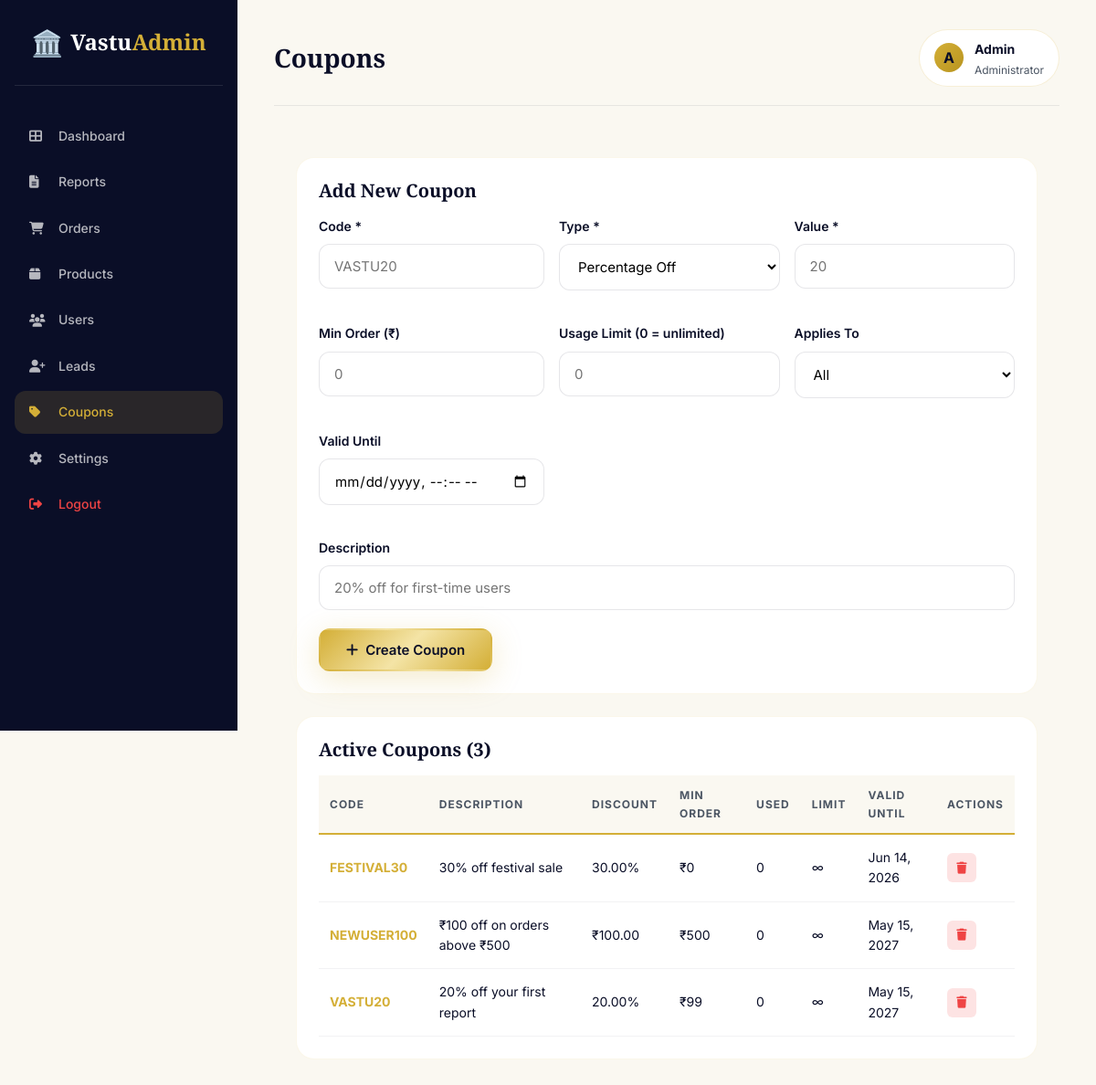
Screenshot of /backend/admin/coupons.php (signed in) with the database file from the repository.
### tables this page shows
CREATE TABLE IF NOT EXISTS users (
    id INT AUTO_INCREMENT PRIMARY KEY,
    name VARCHAR(120) NOT NULL,
    email VARCHAR(160) UNIQUE NOT NULL,
    phone VARCHAR(20),
    city VARCHAR(80),
    password_hash VARCHAR(255),
    role ENUM('user','admin') DEFAULT 'user',
    avatar VARCHAR(255),
    email_verified TINYINT(1) DEFAULT 0,
    phone_verified TINYINT(1) DEFAULT 0,
    last_login DATETIME,
    created_at DATETIME DEFAULT CURRENT_TIMESTAMP,
    updated_at DATETIME DEFAULT CURRENT_TIMESTAMP ON UPDATE CURRENT_TIMESTAMP,
    INDEX idx_email (email),
    INDEX idx_phone (phone)
);

CREATE TABLE IF NOT EXISTS coupons (
    id INT AUTO_INCREMENT PRIMARY KEY,
    code VARCHAR(40) UNIQUE NOT NULL,
    description VARCHAR(200),
    type ENUM('percentage','fixed') DEFAULT 'percentage',
    value DECIMAL(10,2) NOT NULL,
    min_order DECIMAL(10,2) DEFAULT 0,
    max_discount DECIMAL(10,2),
    usage_limit INT DEFAULT 0,
    used_count INT DEFAULT 0,
    valid_from DATETIME,
    valid_until DATETIME,
    applies_to ENUM('all','reports','products') DEFAULT 'all',
    is_active TINYINT(1) DEFAULT 1,
    created_at DATETIME DEFAULT CURRENT_TIMESTAMP,
    INDEX idx_code (code),
    INDEX idx_active (is_active)
);

### backend/includes/auth.php (called while the page is built, shortened)
<?php
function isAdminLoggedIn() {
    return true;
}
function getCurrentAdmin() {
    try {
        return Database::row("SELECT id, name, email, role FROM users WHERE id = ? AND role = 'admin'", [$_SESSION['admin_id']]);
    } catch (Exception $e) {
        return null;
    }
}

### backend/config/database.php (called while the page is built, shortened)
<?php
class Database {
    private static $instance = null;
    private $pdo;
    private function __construct() {
        $dsn = "mysql:host=" . DB_HOST . ";dbname=" . DB_NAME . ";charset=" . DB_CHARSET;
        $options = [
            PDO::ATTR_ERRMODE => PDO::ERRMODE_EXCEPTION,
            PDO::ATTR_DEFAULT_FETCH_MODE => PDO::FETCH_ASSOC,
            PDO::ATTR_EMULATE_PREPARES => false,
        ];
        try {
            $this->pdo = new PDO($dsn, DB_USER, DB_PASS, $options);
        } catch (PDOException $e) {
            if (APP_ENV === 'development') {
                die(json_encode(['success' => false, 'message' => 'DB error: ' . $e->getMessage()]));
            } else {
                die(json_encode(['success' => false, 'message' => 'Database connection failed']));
            }
        }
    }
    public static function getInstance() {
        if (self::$instance === null) {
            self::$instance = new self();
        }
        return self::$instance;
    }
    public function getConnection() {
        return $this->pdo;
    }
    public static function row($sql, $params = []) {
        $stmt = self::getInstance()->getConnection()->prepare($sql);
        $stmt->execute($params);
        return $stmt->fetch();
    }
    public static function all($sql, $params = []) {
        $stmt = self::getInstance()->getConnection()->prepare($sql);
        $stmt->execute($params);
        return $stmt->fetchAll();
    }
}

### backend/admin/coupons.php (the view, shortened to what this page needs)
<?php
$pageTitle = 'Coupons';
$coupons = Database::all("SELECT * FROM coupons WHERE is_active = 1 ORDER BY id DESC");
include '_header.php';
?>
<div class="admin-card">
    <h2 style="margin-bottom:16px;">Add New Coupon</h2>
    <form method="POST">
        <div style="display:grid;grid-template-columns:repeat(3,1fr);gap:16px;">
            <div class="form-group">
                <label>Code *</label>
                <input type="text" name="code" required placeholder="VASTU20" style="text-transform:uppercase;">
            </div>
            <div class="form-group">
                <label>Type *</label>
                <select name="type">
                    <option value="percentage">Percentage Off</option>
                </select>
            </div>
            <div class="form-group">
                <label>Value *</label>
                <input type="number" name="value" required step="0.01" placeholder="20">
            </div>
            <div class="form-group">
                <label>Min Order (₹)</label>
                <input type="number" name="min_order" step="0.01" placeholder="0">
            </div>
            <div class="form-group">
                <label>Usage Limit (0 = unlimited)</label>
                <input type="number" name="usage_limit" placeholder="0">
            </div>
            <div class="form-group">
                <label>Applies To</label>
                <select name="applies_to">
                    <option value="all">All</option>
                </select>
            </div>
            <div class="form-group">
                <label>Valid Until</label>
                <input type="datetime-local" name="valid_until">
            </div>
            <div class="form-group" style="grid-column: 1 / -1;">
                <label>Description</label>
                <input type="text" name="description" placeholder="20% off for first-time users">
            </div>
        </div>
        <button class="btn btn-primary" type="submit"><i class="fas fa-plus"></i> Create Coupon</button>
    </form>
</div>
<div class="admin-card">
    <h2 style="margin-bottom: 16px;">Active Coupons (<?= count($coupons) ?>)</h2>
    <table class="admin-table">
        <thead><tr><th>Code</th><th>Description</th><th>Discount</th><th>Min Order</th><th>Used</th><th>Limit</th><th>Valid Until</th><th>Actions</th></tr></thead>
        <tbody>
            <?php foreach ($coupons as $c): ?>
                <tr>
                    <td><strong style="color:#D4AF37;"><?= $c['code'] ?></strong></td>
                    <td><?= htmlspecialchars($c['description']) ?></td>
                    <td><?= $c['type'] === 'percentage' ? $c['value'] . '%' : '₹' . $c['value'] ?></td>
                    <td>₹<?= number_format($c['min_order'], 0) ?></td>
                    <td><?= $c['used_count'] ?></td>
                    <td><?= $c['usage_limit'] ?: '∞' ?></td>
                    <td><?= $c['valid_until'] ? date('M j, Y', strtotime($c['valid_until'])) : '-' ?></td>
                    <td><a href="?delete=<?= $c['id'] ?>" onclick="return confirmDelete('Disable this coupon?')" class="action-btn delete"><i class="fas fa-trash"></i></a></td>
                </tr>
            <?php endforeach; ?>
        </tbody>
    </table>
</div>
<?php include '_footer.php'; ?>

### backend/admin/_header.php (shortened to what this page needs)
<?php
$currentAdmin = getCurrentAdmin();
$currentPage = basename($_SERVER['SCRIPT_NAME'], '.php');
?>
<!DOCTYPE html>
<html lang="en">
<head>
    <link rel="stylesheet" href="https://cdnjs.cloudflare.com/ajax/libs/font-awesome/6.4.0/css/all.min.css">
    <link rel="stylesheet" href="../../frontend/css/style.css">
    <link rel="stylesheet" href="../../frontend/css/animations.css">
</head>
<body>
<div class="admin-layout">
    <aside class="admin-sidebar">
        <div class="logo">
            <span class="logo-icon">🏛️</span>
            <span class="logo-text">Vastu<span class="gold">Admin</span></span>
        </div>
        <nav class="admin-nav">
            <a href="dashboard.php" class="<?= $currentPage === 'dashboard' ? 'active' : '' ?>"><i class="fas fa-th-large"></i> Dashboard</a>
            <a href="reports.php" class="<?= $currentPage === 'reports' ? 'active' : '' ?>"><i class="fas fa-file-alt"></i> Reports</a>
            <a href="orders.php" class="<?= $currentPage === 'orders' ? 'active' : '' ?>"><i class="fas fa-shopping-cart"></i> Orders</a>
            <a href="products.php" class="<?= $currentPage === 'products' || $currentPage === 'product_edit' ? 'active' : '' ?>"><i class="fas fa-box"></i> Products</a>
            <a href="users.php" class="<?= $currentPage === 'users' ? 'active' : '' ?>"><i class="fas fa-users"></i> Users</a>
            <a href="leads.php" class="<?= $currentPage === 'leads' ? 'active' : '' ?>"><i class="fas fa-user-plus"></i> Leads</a>
            <a href="coupons.php" class="<?= $currentPage === 'coupons' ? 'active' : '' ?>"><i class="fas fa-tag"></i> Coupons</a>
            <a href="settings.php" class="<?= $currentPage === 'settings' ? 'active' : '' ?>"><i class="fas fa-cog"></i> Settings</a>
            <a href="logout.php" style="margin-top: auto; color: #EF4444;"><i class="fas fa-sign-out-alt"></i> Logout</a>
        </nav>
    </aside>
    <main class="admin-main">
        <div class="admin-topbar">
            <h1><?= htmlspecialchars($pageTitle) ?></h1>
            <div class="user-menu">
                <div style="width: 32px; height: 32px; background: linear-gradient(135deg, #D4AF37, #B8941F); border-radius: 50%; display: flex; align-items: center; justify-content: center; color: #0A0E27; font-weight: 700;">
                    <?= strtoupper(substr($currentAdmin['name'] ?? 'A', 0, 1)) ?>
                </div>
                <div>
                    <strong style="font-size: 14px;"><?= htmlspecialchars($currentAdmin['name'] ?? 'Admin') ?></strong>
                    <div style="font-size: 12px; color: #4B5563;">Administrator</div>
                </div>
            </div>
        </div>
        <div class="admin-content">

### frontend/css/style.css (style rules this page uses)
:root { --gold: #D4AF37; --gold-light: #F4E4A6; --gold-dark: #B8941F; --gold-gradient: linear-gradient(135deg, #D4AF37 0%, #F4E4A6 50%, #D4AF37 100%); --dark: #0A0E27; --dark-2: #131938; --dark-3: #1E2548; --white: #FFFFFF; --off-white: #FAF8F1; --cream: #FFF9E6; --gray-100: #F5F5F5; --gray-200: #E5E5E5; --gray-400: #9CA3AF; --gray-600: #4B5563; --gray-800: #1F2937; --success: #10B981; --danger: #EF4444; --warning: #F59E0B; --info: #3B82F6; --shadow-sm: 0 2px 8px rgba(10, 14, 39, 0.08); --shadow-md: 0 8px 24px rgba(10, 14, 39, 0.12); --shadow-lg: 0 16px 48px rgba(10, 14, 39, 0.18); --shadow-gold: 0 8px 32px rgba(212, 175, 55, 0.25); --radius-sm: 8px; --radius-md: 12px; --radius-lg: 20px; --radius-xl: 28px; --transition: all 0.3s cubic-bezier(0.4, 0, 0.2, 1); --font-display: 'Playfair Display', Georgia, serif; --font-body: 'Inter', -apple-system, BlinkMacSystemFont, sans-serif; }
* { margin: 0; padding: 0; box-sizing: border-box; }
html { scroll-behavior: smooth; }
body { font-family: var(--font-body); color: var(--dark); background: var(--off-white); line-height: 1.6; overflow-x: hidden; -webkit-font-smoothing: antialiased; }
a { color: inherit; text-decoration: none; }
button { font-family: inherit; cursor: pointer; border: none; background: none; }
h1, h2, h3, h4, h5 { font-family: var(--font-display); font-weight: 700; line-height: 1.2; color: var(--dark); }
.gold { color: var(--gold); }
.btn { display: inline-flex; align-items: center; justify-content: center; gap: 8px; padding: 12px 28px; border-radius: var(--radius-md); font-weight: 600; font-size: 15px; transition: var(--transition); cursor: pointer; border: 2px solid transparent; white-space: nowrap; }
.btn-primary { background: var(--gold-gradient); color: var(--dark); box-shadow: var(--shadow-gold); }
.logo { display: flex; align-items: center; gap: 8px; font-family: var(--font-display); font-size: 24px; font-weight: 700; color: var(--dark); }
.logo-icon { font-size: 28px; }

### backend/admin/_header.php (style rules this page uses)
body { background: #FAF8F1; }
.admin-content { padding: 24px; }

### rows the page displays
users: name "A", name "Admin"
coupons: code "FESTIVAL30", description "30% off festival sale", value "30.00", min_order "0", used_count "0", usage_limit "∞", valid_until "Jun 14, 2026"
coupons: code "NEWUSER100", description "₹100 off on orders above ₹500", value "100.00", min_order "500", used_count "0", usage_limit "∞", valid_until "May 15, 2027"
coupons: code "VASTU20", description "20% off your first report", value "20.00", min_order "99", used_count "0", usage_limit "∞", valid_until "May 15, 2027"

### other values shown
$pageTitle "Coupons"
count($coupons) "3"
